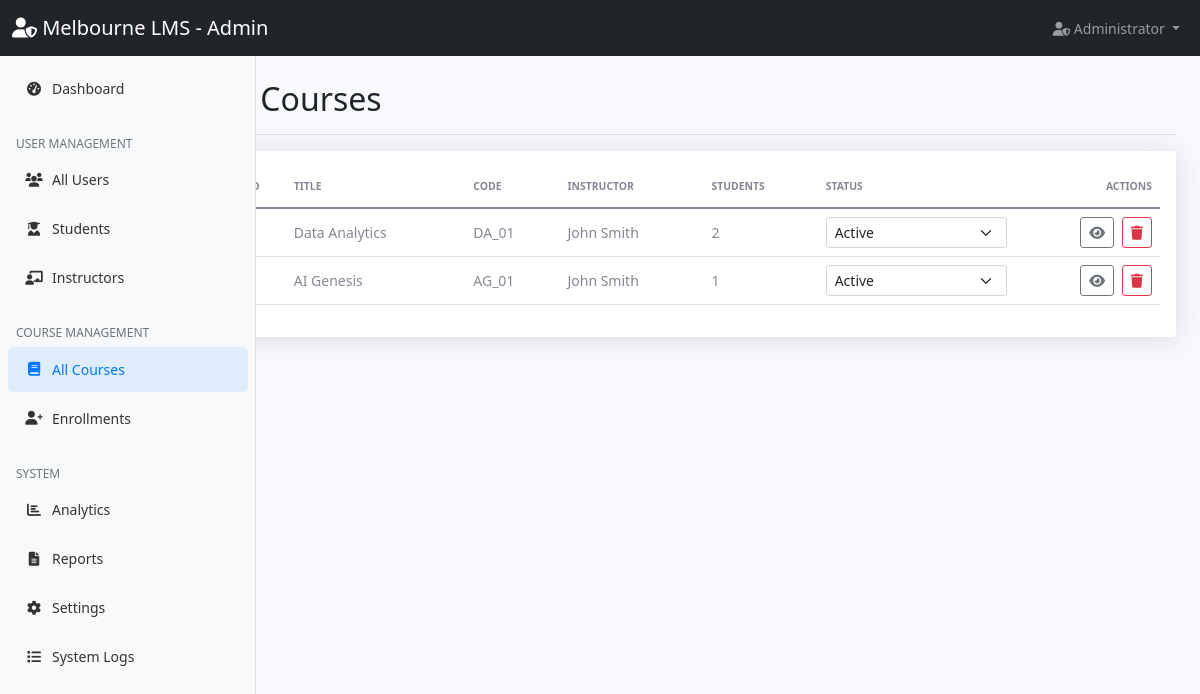
The page /admin/courses.php (signed in) on the database its author committed.
### tables this page shows
CREATE TABLE `courses` (
  `id` int(11) NOT NULL,
  `title` varchar(200) NOT NULL,
  `description` text DEFAULT NULL,
  `instructor_id` int(11) NOT NULL,
  `course_code` varchar(20) NOT NULL,
  `credits` int(11) DEFAULT 3,
  `semester` varchar(20) DEFAULT NULL,
  `year` int(11) DEFAULT NULL,
  `max_students` int(11) DEFAULT 50,
  `status` enum('active','inactive') DEFAULT 'active',
  `created_at` timestamp NOT NULL DEFAULT current_timestamp()
);

CREATE TABLE `users` (
  `id` int(11) NOT NULL,
  `username` varchar(50) NOT NULL,
  `email` varchar(100) NOT NULL,
  `password` varchar(255) NOT NULL,
  `first_name` varchar(50) NOT NULL,
  `last_name` varchar(50) NOT NULL,
  `role` enum('student','instructor','admin') NOT NULL,
  `profile_image` varchar(255) DEFAULT NULL,
  `created_at` timestamp NOT NULL DEFAULT current_timestamp(),
  `updated_at` timestamp NOT NULL DEFAULT current_timestamp() ON UPDATE current_timestamp()
);

### admin/courses.php (the view, shortened to what this page needs)
<?php
$database = new Database();
$db = $database->getConnection();
$coursesStmt = $db->query('SELECT c.*, u.first_name, u.last_name,
                                  (SELECT COUNT(e.id) FROM enrollments e WHERE e.course_id = c.id) AS student_count
                           FROM courses c
                           LEFT JOIN users u ON c.instructor_id = u.id
                           ORDER BY c.created_at DESC');
$courses = $coursesStmt->fetchAll(PDO::FETCH_ASSOC);
?>
<!DOCTYPE html>
<html lang="en">
<head>
    <link href="https://cdn.jsdelivr.net/npm/bootstrap@5.1.3/dist/css/bootstrap.min.css" rel="stylesheet">
    <link href="https://cdnjs.cloudflare.com/ajax/libs/font-awesome/6.0.0/css/all.min.css" rel="stylesheet">
    <link href="../assets/css/dashboard.css" rel="stylesheet">
</head>
<body>
    <?php include '../includes/admin_navbar.php'; ?>
    <div class="container-fluid">
        <div class="row">
            <?php include '../includes/admin_sidebar.php'; ?>
            <main class="col-md-9 ms-sm-auto col-lg-10 px-md-4">
                <div class="d-flex justify-content-between flex-wrap flex-md-nowrap align-items-center pt-3 pb-2 mb-3 border-bottom">
                    <h1 class="h2"><i class="fas fa-book"></i> Courses</h1>
                </div>
                <div class="card shadow">
                    <div class="card-body">
                        <?php if (empty($courses)): ?><p class="text-muted">No courses found.</p><?php else: ?>
                            <div class="table-responsive">
                                <table class="table table-hover align-middle">
                                    <thead>
                                        <tr>
                                            <th>ID</th>
                                            <th>Title</th>
                                            <th>Code</th>
                                            <th>Instructor</th>
                                            <th>Students</th>
                                            <th>Status</th>
                                            <th class="text-end">Actions</th>
                                        </tr>
                                    </thead>
                                    <tbody>
                                        <?php foreach ($courses as $c): ?>
                                            <tr>
                                                <td><?php echo $c['id']; ?></td>
                                                <td><?php echo htmlspecialchars($c['title']); ?></td>
                                                <td><?php echo htmlspecialchars($c['course_code']); ?></td>
                                                <td><?php echo htmlspecialchars($c['first_name'] . ' ' . $c['last_name']); ?></td>
                                                <td><?php echo $c['student_count']; ?></td>
                                                <td>
                                                    <form method="post">
                                                        <select name="status" class="form-select form-select-sm" onchange="this.form.submit()">
                                                            <?php foreach (['active' => 'Active', 'inactive' => 'Inactive', 'archived' => 'Archived'] as $k => $label): ?>
                                                                <option value="<?php echo $k; ?>" <?php echo $c['status'] === $k ? 'selected' : ''; ?>><?php echo $label; ?></option>
                                                            <?php endforeach; ?>
                                                        </select>
                                                    </form>
                                                </td>
                                                <td class="text-end">
                                                    <a class="btn btn-sm btn-outline-secondary" href="course_view.php?id=<?php echo $c['id']; ?>"><i class="fas fa-eye"></i></a>
                                                    <form method="post" class="d-inline ms-1" onsubmit="return confirm('Delete this course?');"><input type="hidden" name="course_id" value="<?php echo $c['id']; ?>"><button name="delete_course" class="btn btn-sm btn-outline-danger"><i class="fas fa-trash"></i></button></form>
                                                </td>
                                            </tr>
                                        <?php endforeach; ?>
                                    </tbody>
                                </table>
                            </div>
                        <?php endif; ?>
                    </div>
                </div>
            </main>
        </div>
    </div>
</body>
</html>

### assets/css/dashboard.css (style rules this page uses)
body { font-size: .875rem; background-color: #f8f9fc; }
main { padding-top: 0.5rem; }
.card { box-shadow: 0 0.15rem 1.75rem 0 rgba(58, 59, 69, 0.15) !important; border: none; }
.btn { border-radius: 0.35rem; font-weight: 400; }
.btn-sm { padding: 0.25rem 0.5rem; font-size: 0.875rem; border-radius: 0.2rem; }
.table { color: #858796; }
.table th { border-top: none; font-weight: 600; text-transform: uppercase; font-size: 0.65rem; padding-top: 0.75rem; padding-bottom: 0.75rem; }
@media (min-width: 769px) { main { margin-left: 16rem; } }
.shadow { box-shadow: 0 0.15rem 1.75rem 0 rgba(58, 59, 69, 0.15) !important; }

### rows shown on the page
courses: title "Data Analytics", course_code "DA_01", instructor.last_name "John Smith", student_count "2", status "Active"
courses: title "AI Genesis", course_code "AG_01", instructor.last_name "John Smith", student_count "1", status "Active"
